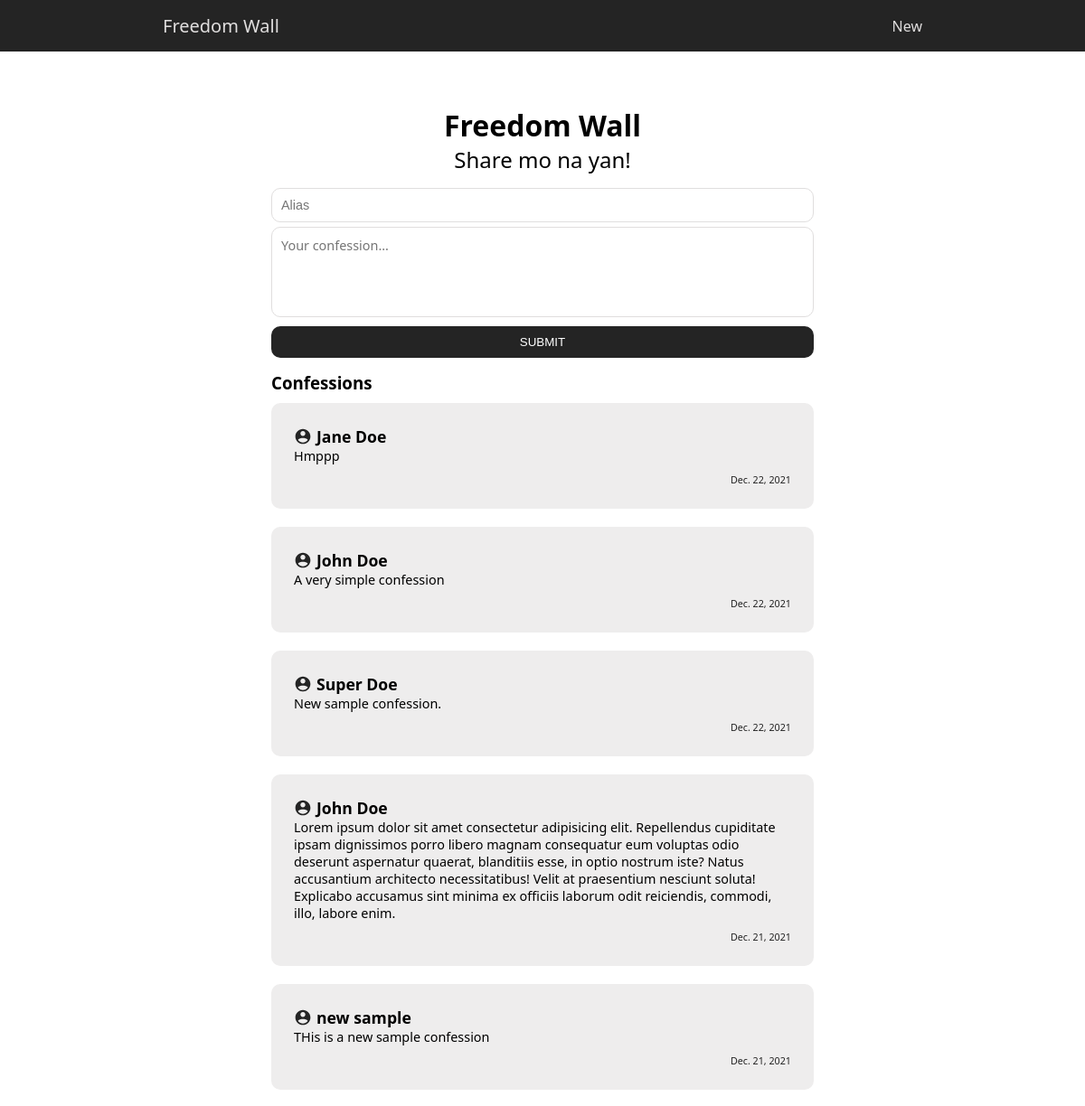
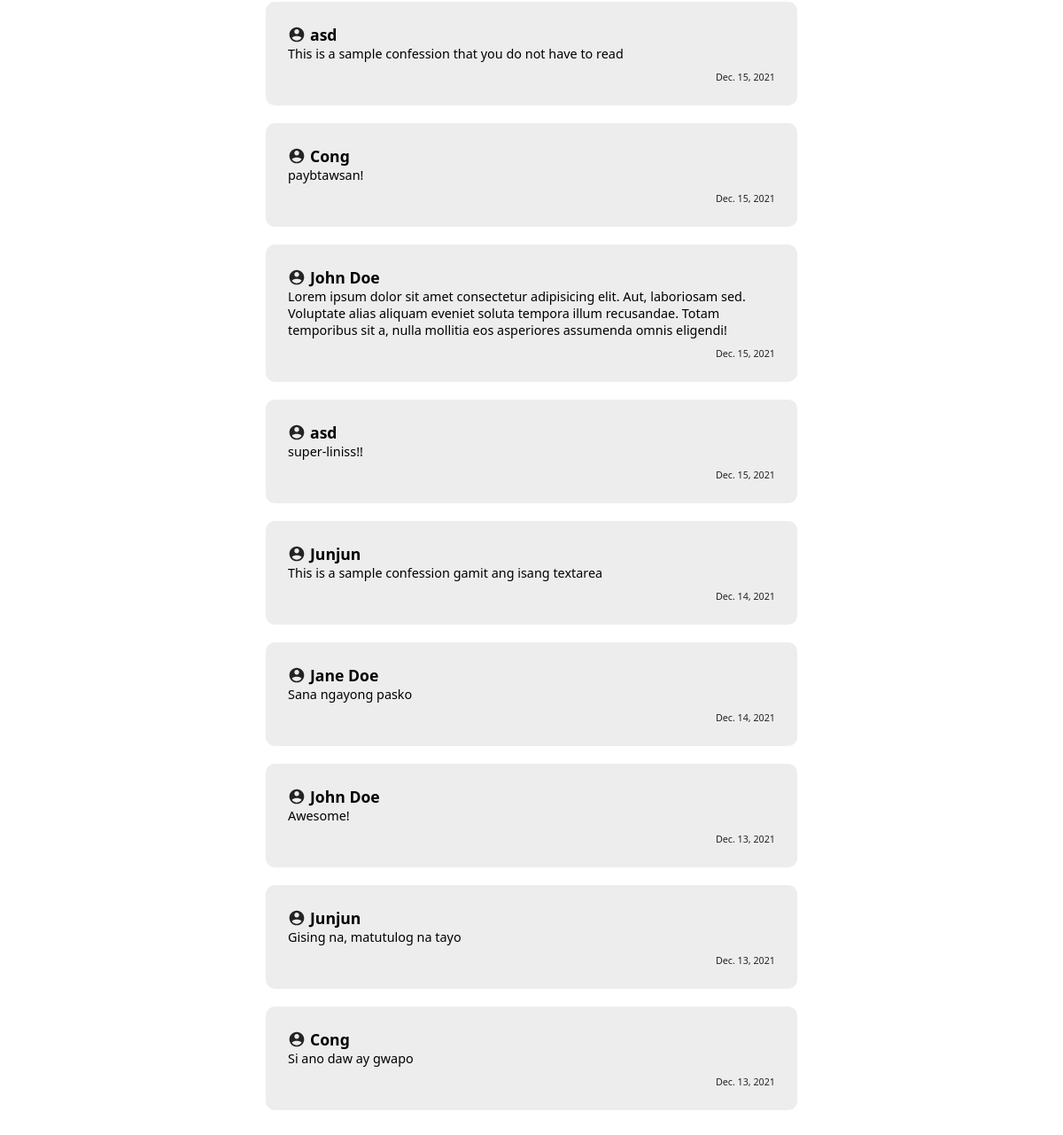
Screenshot of /freedom-app/ with the database file from the repository (2 pictures, top to bottom).
### freedomApp/models.py (models this page shows, shortened)
class Confession(models.Model):
    user_alias = models.CharField(max_length=15, blank=False)
    confession = models.TextField(max_length=2000, blank=False)
    timestamp = models.DateField(auto_now_add=True, auto_now=False, blank=True)

### freedomApp/views.py (the view)
# urls.py: path('', views.index, name='home'),
def index(request):
    all_confession_items = Confession.objects.all().order_by('-id')
    return render(request, 'freedomApp/index.html', {'all_items': all_confession_items})

### freedomApp/templates/freedomApp/index.html (shortened to what this page needs)
{% extends 'base.html' %}
{% load static %}
{% block content %}
<div class="container-fluid">
  <div class="freedom-app">
      <h1>Freedom Wall</h1>
      <h2>Share mo na yan!</h2>
      <div class="input-card">
          <form action="{% url 'add-confession' %}" method="post">
            <input
              type="text"
              name="user-alias"
              placeholder="Alias"
              class="name-input form-control"
              autocomplete="off"
              required
            />
            <textarea
              name="confession"
              placeholder="Your confession..."
              class="confession-input form-control"
              required
            ></textarea>
            <input type="submit" value="SUBMIT" class="btn btn-dark btn-block" />
          </form>
      </div>
      <h3>Confessions</h3>
      <div class="confession-cards grid">
          {% for item in all_items %}
          <div class="confession-card">
            <div class="card-head flex">
              <img src="{% static 'images/male_user.svg' %}" alt="user-image-default" class="user-image">
              <h3>{{ item.user_alias }}</h3>
            </div>
            <p>{{ item.confession }}</p>
            <h6>{{ item.timestamp }}</h6>
          </div>
          {% endfor %}
      </div>
  </div>
</div>
{% endblock content %}

### static/css/base.css (style rules this page uses)
:root { --primary: #242424; --secondary: #e0dede; --third: #eeeded; }
* { padding: 0; margin: 0; box-sizing: border-box; }
body { font-family: 'Segoe UI', sans-serif; }
.container-fluid { padding: 5% 6%; }
.grid { display: grid; }
.flex { display: flex; }
.btn { display: inline-block; cursor: pointer; padding: 10px; border-radius: 10px; border: none; }
.btn-dark { color: #fff; background-color: var(--primary); }
.btn-block { width: 100%; }
.form-control { width: 100%; padding: 10px; border-radius: 10px; border: 1px solid var(--secondary); color: var(--primary); font-size: .90em; }
.freedom-app { text-align: center; }
.freedom-app h2 { font-weight: 400; }
.freedom-app h3 { text-align: left; }
.input-card { margin: 10px 0; }
.input-card input { margin: 5px 0; }
.confession-input { font-family: 'Segoe UI', sans-serif; font-size: .90em; resize: none; height: 100px; }
.confession-card { background-color: var(--third); text-align: left; margin: 10px 0; padding: 25px; border-radius: 10px; }
.confession-card h3 { font-weight: 600; font-size: 1.1em; margin-left: 5px; }
.confession-card img { width: 20px; }
.confession-card h6 { color: var(--primary); font-weight: 400; text-align: end; margin-top: 10px; }
.confession-card p { font-size: .90em; }
@media screen and (min-width: 620px) { .container-fluid { padding: 5% 15%; } }
@media screen and (min-width: 1200px) { .container-fluid { padding: 5% 25%; } }

### rows the page displays
Confession: user_alias "Jane Doe", confession "Hmppp", timestamp "Dec. 22, 2021"
Confession: user_alias "John Doe", confession "A very simple confession", timestamp "Dec. 22, 2021"
Confession: user_alias "Super Doe", confession "New sample confession.", timestamp "Dec. 22, 2021"
Confession: user_alias "John Doe", confession "Lorem ipsum dolor sit amet consectetur adipisicing elit. Repellendus cupiditate ipsam dignissimos porro libero magnam consequatur eum voluptas odio deserunt aspernatur quaerat, blanditiis esse, in optio nostrum iste? Natus accusantium architecto necessitatibus! Velit at praesentium nesciunt soluta! Explicabo accusamus sint minima ex officiis laborum odit reiciendis, commodi, illo, labore enim.", timestamp "Dec. 21, 2021"
Confession: user_alias "new sample", confession "THis is a new sample confession", timestamp "Dec. 21, 2021"
Confession: user_alias "asd", confession "This is a sample confession that you do not have to read", timestamp "Dec. 15, 2021"
Confession: user_alias "Cong", confession "paybtawsan!", timestamp "Dec. 15, 2021"
Confession: user_alias "John Doe", confession "Lorem ipsum dolor sit amet consectetur adipisicing elit. Aut, laboriosam sed. Voluptate alias aliquam eveniet soluta tempora illum recusandae. Totam temporibus sit a, nulla mollitia eos asperiores assumenda omnis eligendi!", timestamp "Dec. 15, 2021"
Confession: user_alias "asd", confession "super-liniss!!", timestamp "Dec. 15, 2021"
Confession: user_alias "Junjun", confession "This is a sample confession gamit ang isang textarea", timestamp "Dec. 14, 2021"
Confession: user_alias "Jane Doe", confession "Sana ngayong pasko", timestamp "Dec. 14, 2021"
Confession: user_alias "John Doe", confession "Awesome!", timestamp "Dec. 13, 2021"
Confession: user_alias "Junjun", confession "Gising na, matutulog na tayo", timestamp "Dec. 13, 2021"
Confession: user_alias "Cong", confession "Si ano daw ay gwapo", timestamp "Dec. 13, 2021"
